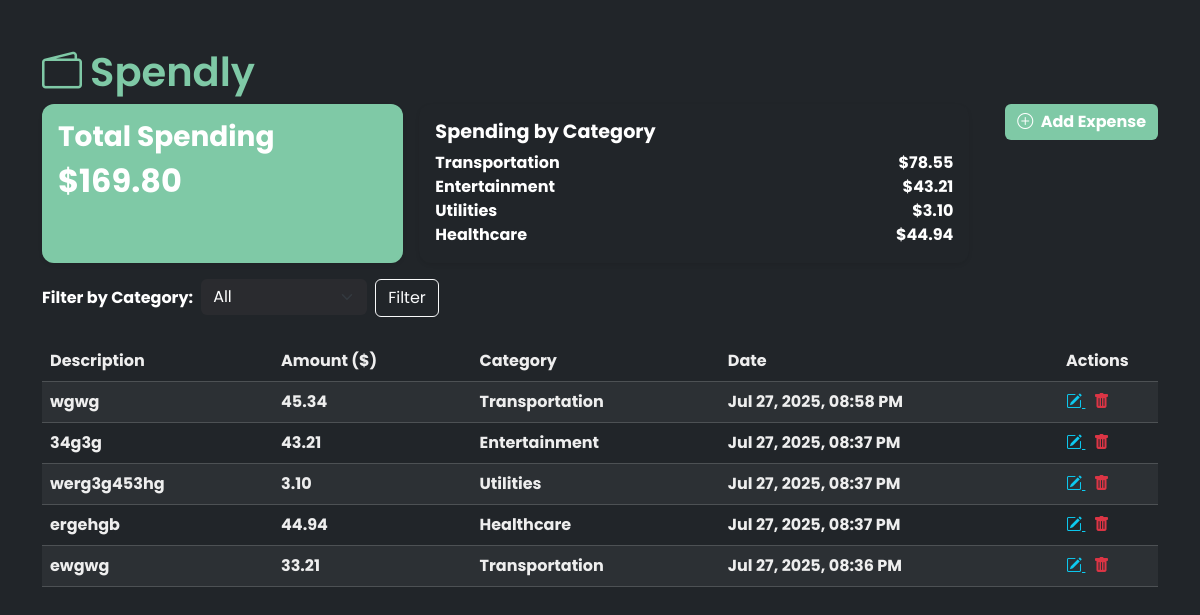
The page / on the database its author committed.
### models.py (models this page shows)
class Expense(Base):
    __tablename__ = "expenses"
    id = Column(Integer, primary_key=True, index=True)
    description = Column(String, nullable=False)
    category = Column(String, nullable=False)
    amount = Column(Float, nullable=False)
    date = Column(DateTime, default=datetime.utcnow)

### main.py (the view)
@app.get("/")
def read_home(request: Request, category: str = Query(default=None)):
    db = next(get_db())
    if category:
        expenses = db.query(models.Expense).filter(models.Expense.category == category).order_by(models.Expense.date.desc()).all()
    else:
        expenses = crud.get_expenses(db)
    total = sum(e.amount for e in expenses)
    all_expenses = crud.get_expenses(db)
    categories = {}
    for e in all_expenses:
        categories[e.category] = categories.get(e.category, 0) + e.amount
    return templates.TemplateResponse("index.html", {
        "request": request,
        "expenses": expenses,
        "total": total,
        "selected_category": category,
        "categories": categories
    })

### templates/index.html (shortened to what this page needs)
{% extends "base.html" %}
{% block content %}
<div class="row g-3 mb-6">
  <div class="col-md-4">
    <div
      class="card bg-opacity-25 text-white border-0 shadow-sm h-100"
      style="background-color: #7FC9A6;"
    >
      <div class="card-body">
        <h5 class="card-title fw-bold fs-3">Total Spending</h5>
        <h3 class="fw-bold fs-2 card-text">${{ '%.2f' | format(total) }}</h3>
      </div>
    </div>
  </div>
  <div class="col-md-6">
    <div class="card bg-dark border-secondary text-white shadow-sm h-100">
      <div class="card-body">
        <h6 class="card-title fw-bold">Spending by Category</h6>
        <ul class="list-unstyled mb-0">
          {% for cat, amt in categories.items() %}
            <li class="d-flex justify-content-between">
              <span>{{ cat }}</span>
              <span>${{ '%.2f' | format(amt) }}</span>
            </li>
          {% endfor %}
        </ul>
      </div>
    </div>
  </div>
  <div class="col-md-2 d-flex justify-content-end align-items-start">
    <a href="{{ url_for('add_expense') }}" class="btn btn-custom-green">
      <i class="bi bi-plus-circle me-1"></i> Add Expense
    </a>
  </div>
  <form method="get" class="mb-4">
      <div class="row g-2 align-items-right">
          <div class="col-auto">
              <label for="category" class="col-form-label">Filter by Category:</label>
          </div>
          <div class="col-auto">
              <select name="category" id="category" class="form-select bg-dark text-white border-secondary">
                  <option value="">All</option>
              </select>
          </div>
          <div class="col-auto">
              <button type="submit" class="btn btn-outline-light">Filter</button>
          </div>
      </div>
  </form>
</div>
<div class="card">
   <div class="card-body p-0">
    <table class="table table-dark table-striped mb-0 align-middle">
        <thead>
            <tr>
                <th>Description</th>
                <th>Amount ($)</th>
                <th>Category</th>
                <th>Date</th>
                <th style="width: 100px;">Actions</th>
            </tr>
        </thead>
        <tbody>
            {% for expense in expenses %}
                <tr>
                    <td>{{ expense.description }}</td>
                    <td>{{ '{:.2f}'.format(expense.amount) }}</td>
                    <td>{{ expense.category }}</td>
                    <td>{{ expense.date.strftime("%b %d, %Y, %I:%M %p") }}</td>
                    <td>
                        <a href="{{ url_for('edit_expense', expense_id=expense.id) }}" class="text-info me-2" title="Edit">
                            <i class="bi bi-pencil-square"></i>
                        </a>
                        <a href="{{ url_for('delete_expense', expense_id=expense.id) }}" class="text-danger" title="Delete" onclick="return confirm('Are you sure you want to delete this expense?');">
                            <i class="bi bi-trash-fill"></i>
                        </a>
                    </td>
                </tr>
            {% else %}
                <tr>
                    <td colspan="5" class="text-center text-muted">No expenses found.</td>
                </tr>
            {% endfor %}
        </tbody>
    </table>
  </div>
{% endblock %}

### templates/base.html (shortened to what this page needs)
<!DOCTYPE html>
<html lang="en">
<head>
    <link href="https://cdn.jsdelivr.net/npm/bootstrap@5.3.3/dist/css/bootstrap.min.css" rel="stylesheet" />
    <link href="https://cdn.jsdelivr.net/npm/bootstrap-icons@1.10.5/font/bootstrap-icons.css" rel="stylesheet" />
    <link href="https://cdnjs.cloudflare.com/ajax/libs/font-awesome/6.5.0/css/all.min.css" rel="stylesheet" />
    <link href="{{ url_for('static', path='/css/styles.css') }}" rel="stylesheet" />
</head>
<body class="bg-dark text-white" style="font-family: 'Poppins', sans-serif;">
    <div class="container py-5">
      <h2 class="app-title" style="color: #7FC9A6;">
            <i class="bi bi-wallet2 me-2"></i>Spendly
      </h2>
        {% block content %}{% endblock %}
    </div>
</body>
</html>

### static/css/styles.css (style rules this page uses)
body { font-family: -apple-system, BlinkMacSystemFont, "Segoe UI", Roboto, Helvetica, Arial, sans-serif; background-color: #212124; color: #7FC9A6; font-weight: bold; }
h3 { font-size: 2rem; color: #7FC9A6; font-weight: bold; }
h2 { font-size: 2rem; color: #7FC9A6; font-weight: bold; }
h5 { font-size: 1.4rem; color: #eee; font-weight: bold; }
.card { background-color: #2a2b2f; color: #fff; border: none; border-radius: 12px !important; }
.card-body { padding: 1rem; border-radius: 12px; }
.card-title { font-size: 1.2rem; font-weight: 600; }
.card-text { font-size: 1.8rem; color: #fff; font-weight: bold; }
.table th, .table td { color: #eee; vertical-align: middle; }
input::placeholder, select, textarea::placeholder { color: #ccc !important; }
.form-control, .form-select { background-color: #2a2b2f !important; color: #fff !important; border: none; }
.btn-custom-green { background-color: #7FC9A6; color: #fff; border: none; font-weight: bold; }
.app-title { font-family: 'Poppins', sans-serif; font-size: 2.5rem; font-weight: 600; color: #7FC9A6; }

### rows shown on the page
Expense: category "Transportation", amt "78.55", description "wgwg", amount "45.34", date "Jul 27, 2025, 08:58 PM"
Expense: category "Entertainment", amount "43.21", description "34g3g", date "Jul 27, 2025, 08:37 PM"
Expense: category "Utilities", amount "3.10", description "werg3g453hg", date "Jul 27, 2025, 08:37 PM"
Expense: category "Healthcare", amount "44.94", description "ergehgb", date "Jul 27, 2025, 08:37 PM"
Expense: description "ewgwg", amount "33.21", category "Transportation", date "Jul 27, 2025, 08:36 PM"

### other values the page prints
{{ '%.2f' | format(total) }} "169.80"
